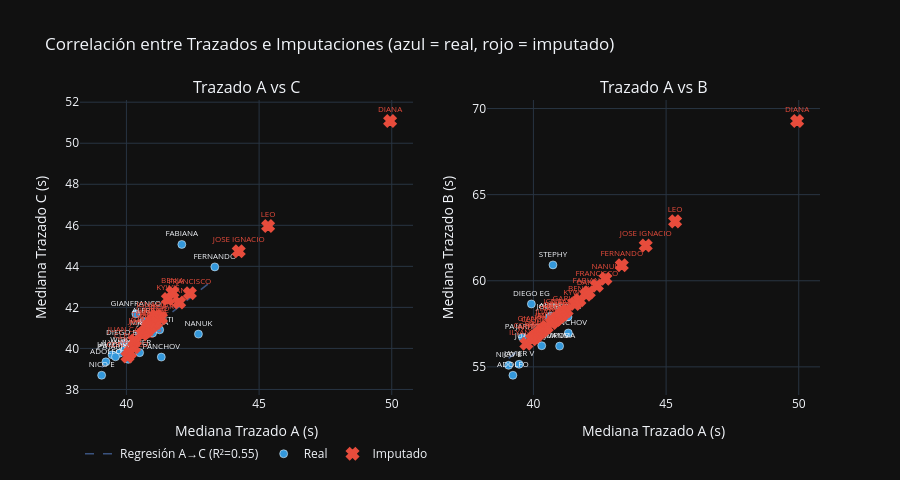

The code cell stored with this chart in its notebook:
### Code cell
# Visualizar correlación e imputaciones con Plotly (pares A↔C y A↔B únicamente)
imputation_pairs = [('A', 'C'), ('A', 'B')]
active_pairs = [
    (t1, t2) for t1, t2 in imputation_pairs
    if f'median_{t1}' in metrics.columns and f'median_{t2}' in metrics.columns
    and metrics[f'median_{t1}'].notna().sum() > 2 and metrics[f'median_{t2}'].notna().sum() > 2
]

if active_pairs:
    fig_imp = make_subplots(
        rows=1, cols=len(active_pairs),
        subplot_titles=[f'Trazado {t1} vs {t2}' for t1, t2 in active_pairs]
    )

    for col_idx, (t1, t2) in enumerate(active_pairs, start=1):
        col_x, col_y = f'median_{t1}', f'median_{t2}'
        sub = metrics[[col_x, col_y, f'imputed_{t1}', f'imputed_{t2}', 'Pilotos']].dropna(subset=[col_x, col_y])

        is_imputed = sub[f'imputed_{t1}'] | sub[f'imputed_{t2}']
        real_df = sub[~is_imputed]
        imp_df  = sub[is_imputed]

        # Línea de regresión sobre datos reales
        if len(real_df) >= 2:
            x_vals = real_df[col_x].values.reshape(-1, 1)
            reg = LinearRegression().fit(x_vals, real_df[col_y].values)
            x_range = np.linspace(real_df[col_x].min(), real_df[col_x].max(), 100)
            y_range = reg.predict(x_range.reshape(-1, 1))
            r2 = reg.score(x_vals, real_df[col_y].values)
            fig_imp.add_trace(go.Scatter(
                x=x_range, y=y_range,
                mode='lines',
                line=dict(color='rgba(100,149,237,0.5)', dash='dash', width=1.5),
                name=f'Regresión {t1}→{t2} (R²={r2:.2f})',
                showlegend=(col_idx == 1)
            ), row=1, col=col_idx)

        # Puntos reales
        fig_imp.add_trace(go.Scatter(
            x=real_df[col_x], y=real_df[col_y],
            mode='markers+text',
            marker=dict(color='#3498db', size=8, line=dict(color='white', width=0.5)),
            text=real_df['Pilotos'], textposition='top center', textfont=dict(size=8),
            name='Real',
            showlegend=(col_idx == 1)
        ), row=1, col=col_idx)

        # Puntos imputados
        if len(imp_df) > 0:
            fig_imp.add_trace(go.Scatter(
                x=imp_df[col_x], y=imp_df[col_y],
                mode='markers+text',
                marker=dict(color='#e74c3c', size=10, symbol='x', line=dict(color='#e74c3c', width=2)),
                text=imp_df['Pilotos'], textposition='top center', textfont=dict(size=8, color='#e74c3c'),
                name='Imputado',
                showlegend=(col_idx == 1)
            ), row=1, col=col_idx)

        fig_imp.update_xaxes(title_text=f'Mediana Trazado {t1} (s)', row=1, col=col_idx)
        fig_imp.update_yaxes(title_text=f'Mediana Trazado {t2} (s)', row=1, col=col_idx)

    fig_imp.update_layout(
        title='Correlación entre Trazados e Imputaciones (azul = real, rojo = imputado)',
        height=480,
        legend=dict(orientation='h', y=-0.15)
    )
    fig_imp.show()
else:
    print('ℹ️ No hay pares activos para visualizar imputaciones.')

### Figure 1 — Plotly figure (JSON) as saved in the notebook; plotly's stock layout.template omitted (floating-point values rounded to 4 significant figures)
{"data": [{"line": {"color": "rgba(100,149,237,0.5)", "dash": "dash", "width": 1.5}, "mode": "lines", "name": "Regresión A→C (R²=0.55)", "showlegend": true, "type": "scatter", "x": [39.07, 39.11, 39.15, 39.2, 39.24, 39.28, 39.32, 39.37, 39.41, 39.45, 39.5, 39.54, 39.58, 39.63, 39.67, 39.71, 39.76, 39.8, 39.84, 39.88, 39.93, 39.97, 40.01, 40.06, 40.1, 40.14, 40.19, 40.23, 40.27, 40.32, 40.36, 40.4, 40.44, 40.49, 40.53, 40.57, 40.62, 40.66, 40.7, 40.75, 40.79, 40.83, 40.88, 40.92, 40.96, 41.0, 41.05, 41.09, 41.13, 41.18, 41.22, 41.26, 41.31, 41.35, 41.39, 41.44, 41.48, 41.52, 41.56, 41.61, 41.65, 41.69, 41.74, 41.78, 41.82, 41.87, 41.91, 41.95, 42.0, 42.04, 42.08, 42.12, 42.17, 42.21, 42.25, 42.3, 42.34, 42.38, 42.43, 42.47, 42.51, 42.56, 42.6, 42.64, 42.68, 42.73, 42.77, 42.81, 42.86, 42.9, 42.94, 42.99, 43.03, 43.07, 43.12, 43.16, 43.2, 43.24, 43.29, 43.33], "xaxis": "x", "y": [39.08, 39.12, 39.16, 39.21, 39.25, 39.3, 39.34, 39.38, 39.43, 39.47, 39.51, 39.56, 39.6, 39.64, 39.69, 39.73, 39.78, 39.82, 39.86, 39.91, 39.95, 39.99, 40.04, 40.08, 40.13, 40.17, 40.21, 40.26, 40.3, 40.34, 40.39, 40.43, 40.47, 40.52, 40.56, 40.61, 40.65, 40.69, 40.74, 40.78, 40.82, 40.87, 40.91, 40.95, 41.0, 41.04, 41.09, 41.13, 41.17, 41.22, 41.26, 41.3, 41.35, 41.39, 41.44, 41.48, 41.52, 41.57, 41.61, 41.65, 41.7, 41.74, 41.78, 41.83, 41.87, 41.92, 41.96, 42.0, 42.05, 42.09, 42.13, 42.18, 42.22, 42.26, 42.31, 42.35, 42.4, 42.44, 42.48, 42.53, 42.57, 42.61, 42.66, 42.7, 42.75, 42.79, 42.83, 42.88, 42.92, 42.96, 43.01, 43.05, 43.09, 43.14, 43.18, 43.23, 43.27, 43.31, 43.36, 43.4], "yaxis": "y"}, {"marker": {"color": "#3498db", "line": {"color": "white", "width": 0.5}, "size": 8}, "mode": "markers+text", "name": "Real", "showlegend": true, "text": ["ADOLFO", "ALFRE", "CRIS", "DIEGO EG", "FABIANA", "FERNANDO", "GARUTI", "GIANFRANCO", "ILYAN30F", "JAVIER", "JAVIER V", "JUANMA", "MIKE", "NANUK", "NICO E", "PAJARITO", "PANCHOV", "WIDOW"], "textfont": {"size": 8}, "textposition": "top center", "type": "scatter", "x": [39.23, 40.64, 40.07, 39.92, 42.09, 43.33, 41.25, 40.35, 39.73, 40.5, 39.46, 40.99, 40.49, 42.71, 39.07, 39.59, 41.31, 39.94], "xaxis": "x", "y": [39.35, 41.32, 39.47, 40.25, 45.07, 43.97, 40.91, 41.69, 39.76, 39.79, 39.69, 40.75, 40.73, 40.7, 38.69, 39.59, 39.58, 39.94], "yaxis": "y"}, {"marker": {"color": "#e74c3c", "line": {"color": "#e74c3c", "width": 2}, "size": 10, "symbol": "x"}, "mode": "markers+text", "name": "Imputado", "showlegend": true, "text": ["BENJA", "BILLY", "CLEMENTE", "CONSUELO", "DANI", "DIANA", "EITHAN", "FRANCISCO", "GIORGIO", "IGNACIO R", "ISRAEL", "JOSE IGNACIO", "JOSEFA", "JUAN CAMPOS", "JUANFRA", "KYWIS", "LEO", "MATÍAS", "SEBA R", "SIKEZE", "STEPHY", "TOMÁS V"], "textfont": {"color": "#e74c3c", "size": 8}, "textposition": "top center", "type": "scatter", "x": [41.73, 40.86, 40.29, 40.04, 41.99, 49.94, 40.88, 42.39, 41.0, 41.12, 41.12, 44.23, 40.6, 40.31, 40.69, 41.56, 45.34, 41.02, 41.3, 40.14, 40.74, 40.83], "xaxis": "x", "y": [42.73, 40.99, 40.06, 39.61, 42.24, 51.08, 41.15, 42.69, 41.37, 41.59, 41.27, 44.74, 40.7, 40.37, 40.81, 42.41, 45.97, 41.16, 41.48, 39.79, 40.85, 41.06], "yaxis": "y"}, {"line": {"color": "rgba(100,149,237,0.5)", "dash": "dash", "width": 1.5}, "mode": "lines", "name": "Regresión A→B (R²=0.32)", "showlegend": false, "type": "scatter", "x": [39.07, 39.09, 39.11, 39.13, 39.16, 39.18, 39.2, 39.23, 39.25, 39.27, 39.29, 39.32, 39.34, 39.36, 39.38, 39.41, 39.43, 39.45, 39.48, 39.5, 39.52, 39.54, 39.57, 39.59, 39.61, 39.63, 39.66, 39.68, 39.7, 39.73, 39.75, 39.77, 39.79, 39.82, 39.84, 39.86, 39.88, 39.91, 39.93, 39.95, 39.97, 40.0, 40.02, 40.04, 40.07, 40.09, 40.11, 40.13, 40.16, 40.18, 40.2, 40.22, 40.25, 40.27, 40.29, 40.32, 40.34, 40.36, 40.38, 40.41, 40.43, 40.45, 40.47, 40.5, 40.52, 40.54, 40.57, 40.59, 40.61, 40.63, 40.66, 40.68, 40.7, 40.72, 40.75, 40.77, 40.79, 40.82, 40.84, 40.86, 40.88, 40.91, 40.93, 40.95, 40.97, 41.0, 41.02, 41.04, 41.07, 41.09, 41.11, 41.13, 41.16, 41.18, 41.2, 41.22, 41.25, 41.27, 41.29, 41.31], "xaxis": "x2", "y": [55.49, 55.52, 55.55, 55.58, 55.61, 55.64, 55.67, 55.7, 55.72, 55.75, 55.78, 55.81, 55.84, 55.87, 55.9, 55.93, 55.96, 55.98, 56.01, 56.04, 56.07, 56.1, 56.13, 56.16, 56.19, 56.21, 56.24, 56.27, 56.3, 56.33, 56.36, 56.39, 56.42, 56.44, 56.47, 56.5, 56.53, 56.56, 56.59, 56.62, 56.65, 56.68, 56.7, 56.73, 56.76, 56.79, 56.82, 56.85, 56.88, 56.91, 56.93, 56.96, 56.99, 57.02, 57.05, 57.08, 57.11, 57.14, 57.16, 57.19, 57.22, 57.25, 57.28, 57.31, 57.34, 57.37, 57.39, 57.42, 57.45, 57.48, 57.51, 57.54, 57.57, 57.6, 57.63, 57.65, 57.68, 57.71, 57.74, 57.77, 57.8, 57.83, 57.86, 57.88, 57.91, 57.94, 57.97, 58.0, 58.03, 58.06, 58.09, 58.11, 58.14, 58.17, 58.2, 58.23, 58.26, 58.29, 58.32, 58.34], "yaxis": "y2"}, {"marker": {"color": "#3498db", "line": {"color": "white", "width": 0.5}, "size": 8}, "mode": "markers+text", "name": "Real", "showlegend": false, "text": ["ADOLFO", "ALFRE", "DIEGO EG", "JAVIER V", "JOSEFA", "JUAN CAMPOS", "JUANMA", "NICO E", "PAJARITO", "PANCHOV", "SEBA R", "STEPHY"], "textfont": {"size": 8}, "textposition": "top center", "type": "scatter", "x": [39.23, 40.64, 39.92, 39.46, 40.6, 40.31, 40.99, 39.07, 39.59, 41.31, 41.3, 40.74], "xaxis": "x2", "y": [54.51, 57.94, 58.65, 55.15, 57.87, 56.23, 56.2, 55.09, 56.72, 56.97, 57.9, 60.92], "yaxis": "y2"}, {"marker": {"color": "#e74c3c", "line": {"color": "#e74c3c", "width": 2}, "size": 10, "symbol": "x"}, "mode": "markers+text", "name": "Imputado", "showlegend": false, "text": ["BENJA", "BILLY", "CLEMENTE", "CONSUELO", "CRIS", "DANI", "DIANA", "EITHAN", "FABIANA", "FERNANDO", "FRANCISCO", "GARUTI", "GIANFRANCO", "GIORGIO", "IGNACIO R", "ILYAN30F", "ISRAEL", "JAVIER", "JOSE IGNACIO", "JUANFRA", "KYWIS", "LEO", "MATÍAS", "MIKE", "NANUK", "SIKEZE", "TOMÁS V", "WIDOW"], "textfont": {"color": "#e74c3c", "size": 8}, "textposition": "top center", "type": "scatter", "x": [41.73, 40.86, 40.29, 40.04, 40.07, 41.99, 49.94, 40.88, 42.09, 43.33, 42.39, 41.25, 40.35, 41.0, 41.12, 39.73, 41.12, 40.5, 44.23, 40.69, 41.56, 45.34, 41.02, 40.49, 42.71, 40.14, 40.83, 39.94], "xaxis": "x2", "y": [58.88, 57.77, 57.04, 56.73, 56.77, 59.2, 69.28, 57.79, 59.32, 60.9, 59.71, 58.27, 57.13, 57.94, 58.1, 56.34, 58.09, 57.31, 62.04, 57.56, 58.66, 63.45, 57.97, 57.3, 60.12, 56.86, 57.73, 56.61], "yaxis": "y2"}], "layout": {"annotations": [{"font": {"size": 16}, "showarrow": false, "text": "Trazado A vs C", "x": 0.225, "xanchor": "center", "xref": "paper", "y": 1, "yanchor": "bottom", "yref": "paper"}, {"font": {"size": 16}, "showarrow": false, "text": "Trazado A vs B", "x": 0.775, "xanchor": "center", "xref": "paper", "y": 1, "yanchor": "bottom", "yref": "paper"}], "height": 480, "legend": {"orientation": "h", "y": -0.15}, "title": {"text": "Correlación entre Trazados e Imputaciones (azul = real, rojo = imputado)"}, "xaxis": {"anchor": "y", "domain": [0, 0.45], "title": {"text": "Mediana Trazado A (s)"}}, "xaxis2": {"anchor": "y2", "domain": [0.55, 1], "title": {"text": "Mediana Trazado A (s)"}}, "yaxis": {"anchor": "x", "domain": [0, 1], "title": {"text": "Mediana Trazado C (s)"}}, "yaxis2": {"anchor": "x2", "domain": [0, 1], "title": {"text": "Mediana Trazado B (s)"}}}}
